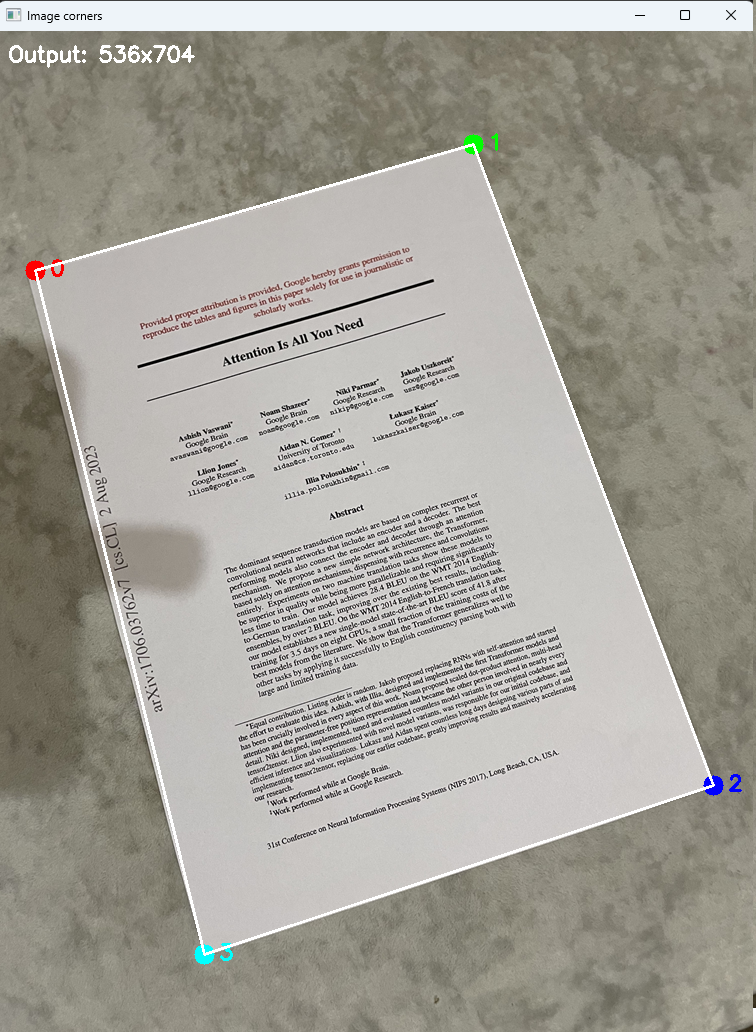
#> input picture Document handling/results/Image corners.png, 756 x 1032 px
$ python main.py
#> lines starting #> are read from the running program, lines starting #| are printed output that depends on the picture; after the words box and inside, x2 and y2 are one past the last pixel; in counts of white or black regions, pixels touching at a corner belong together
### Document handling/core/document_transformation.py
from utils.file_handler import FileHandler
from models.document import Document
from shared.constants import KERNEL, MAX_DIMENSION, DEBUG_INFO, DEBUG_IMAGE
from shared.load_library import cv
from shared.load_library import np
from shared.load_library import sys

class DocumentTransformation:

    def __init__(self, max_dimension=MAX_DIMENSION):
        self.max_dimension = max_dimension  # Максимальный размер для обработки

    def process_document(self, image_path):
        try:
            document = Document(cv.imread(image_path))
            if document.get_original_image() is None:
                return False
            elif DEBUG_INFO is True:
                print("Изображение " + image_path + " загружено!")

            # Определяем коэффициент масштабирования
            scale_factor = self._calculate_scale_factor(document.get_dimensions())
            if DEBUG_INFO is True:
                print("scale_factor = ", scale_factor)

            # Масштабируем изображение для быстрой обработки
            small_img = self._resize_image(document.get_original_image(), scale_factor)

            # Создание модели документа из уменьшенного изображения
            gray_image = cv.cvtColor(small_img, cv.COLOR_BGR2GRAY)

            # Предобработка изображения
            processed_img = self._preprocess_image(gray_image)

            # Сегментация документа на уменьшенном изображении
            mask = self._segment_document(small_img)

            # Поиск углов документа
            corners = self._find_corners(mask)
            if corners is None or len(corners) < 4:
                print("Не найдено достаточно углов для преобразования")
                return None

            # Масштабируем углы обратно к исходному размеру
            original_corners = corners / scale_factor

            # Сортировка углов для правильного преобразования
            sorted_corners = self._sort_corners(original_corners)

            # Применение перспективного преобразования к исходному изображению
            document.set_transformed_img(self._apply_perspective_transform(document.original_image, sorted_corners))

            # Сохранение результата
            return document

        except Exception as e:
            print(f"Ошибка при обработке: {str(e)}")
            return None

    def _calculate_scale_factor(self, img_shape):
        """Вычисление коэффициента масштабирования"""
        height, width = img_shape
        max_size = max(height, width)

        if max_size <= self.max_dimension:
            return 1.0

        return self.max_dimension / max_size

    def _resize_image(self, image, scale_factor):
        """Масштабирование изображения"""
        if scale_factor == 1.0:
            return image

        new_width = int(image.shape[1] * scale_factor)
        new_height = int(image.shape[0] * scale_factor)

        return cv.resize(image, (new_width, new_height), interpolation=cv.INTER_AREA)

    def _preprocess_image(self, gray_image):
        """Предобработка изображения"""
        blurred = cv.GaussianBlur(gray_image, (3, 3), 0)
        return cv.morphologyEx(blurred, cv.MORPH_CLOSE, KERNEL, iterations=2)

    def _segment_document(self, image):
        """Сегментация документа с использованием GrabCut на уменьшенном изображении"""
        mask = np.zeros(image.shape[:2], np.uint8)

        # Уменьшаем отступы для маленького изображения
        margin = max(5, min(image.shape[0], image.shape[1]) // 20)
        rectangle = [margin, margin, image.shape[1]-margin, image.shape[0]-margin]

        bgd_model = np.zeros((1,65), np.float64)
        fgd_model = np.zeros((1,65), np.float64)

        # Уменьшаем количество итераций для скорости
        cv.grabCut(image, mask, rectangle, bgd_model, fgd_model, 3, cv.GC_INIT_WITH_RECT)

        # Создание бинарной маски
        mask2 = np.where((mask==2)|(mask==0), 0, 1).astype('uint8')

        # Используем меньшие ядра для морфологических операций
        kernel = np.ones((3,3), np.uint8)
        mask2 = cv.morphologyEx(mask2, cv.MORPH_CLOSE, kernel)
        mask2 = cv.morphologyEx(mask2, cv.MORPH_OPEN, kernel)

        return mask2

    def _find_corners(self, mask):
        """Поиск углов документа на уменьшенном изображении"""
        mask_visual = mask * 255

        # Находим контуры
        contours, _ = cv.findContours(mask_visual, cv.RETR_EXTERNAL, cv.CHAIN_APPROX_SIMPLE)
        if not contours:
            return None

        # Берем самый большой контур
        largest_contour = max(contours, key=cv.contourArea)

        # Увеличиваем epsilon для упрощения контура на маленьком изображении
        epsilon = 0.03 * cv.arcLength(largest_contour, True)
        approx = cv.approxPolyDP(largest_contour, epsilon, True)

        if len(approx) >= 4:
            corners = approx.reshape(-1, 2)
            # Убедимся, что углы находятся внутри изображения
            return self._validate_corners(corners, mask.shape)
        else:
            # Используем хорошие особенности с меньшим минимальным расстоянием
            corners = cv.goodFeaturesToTrack(mask_visual, 4, 0.01, 20)
            if corners is not None:
                corners = np.int32(corners).reshape(-1, 2)
                return self._validate_corners(corners, mask.shape)
            return None

    def _validate_corners(self, corners, img_shape):
        """Проверка, что углы находятся в пределах изображения"""
        height, width = img_shape[:2]
        valid_corners = []

        for corner in corners:
            x, y = corner
            if 0 <= x < width and 0 <= y < height:
                valid_corners.append(corner)

        return np.array(valid_corners) if len(valid_corners) >= 4 else None

    def _sort_corners(self, corners):
        """Сортировка углов в порядке: верхний-левый, верхний-правый, нижний-правый, нижний-левый"""
        if len(corners) != 4:
            return corners

        corners = corners.reshape(4, 2)
        sorted_corners = np.zeros((4, 2), dtype=np.float32)

        sum_coords = corners.sum(axis=1)
        sorted_corners[0] = corners[np.argmin(sum_coords)]  # верхний-левый
        sorted_corners[2] = corners[np.argmax(sum_coords)]  # нижний-правый

        # Оставшиеся точки
        remaining = np.delete(corners, [np.argmin(sum_coords), np.argmax(sum_coords)], axis=0)

        diff = np.diff(remaining, axis=1)
        sorted_corners[1] = remaining[np.argmin(diff)]  # верхний-правый
        sorted_corners[3] = remaining[np.argmax(diff)]  # нижний-левый

        return sorted_corners

    def _apply_perspective_transform(self, image, corners):
        """Применение перспективного преобразования для выравнивания документа"""
        if len(corners) != 4:
            return image

        # Определяем размеры выходного изображения
        width = max(
            np.linalg.norm(corners[0] - corners[1]),
            np.linalg.norm(corners[2] - corners[3])
        )
        height = max(
            np.linalg.norm(corners[0] - corners[3]),
            np.linalg.norm(corners[1] - corners[2])
        )

        # Целевые точки для преобразования
        dst_points = np.float32([
            [0, 0],
            [width - 1, 0],
            [width - 1, height - 1],
            [0, height - 1]
        ])

        if DEBUG_IMAGE is True:
            # Создаем копию изображения для отладки
            debug_image = image.copy()

            # Отмечаем угловые точки на изображении
            for i, corner in enumerate(corners):
                x, y = corner.astype(int)
                # Рисуем круги разных цветов для разных углов
                colors = [(0, 0, 255), (0, 255, 0), (255, 0, 0), (255, 255, 0)]  # красный, зеленый, синий, голубой
                cv.circle(debug_image, (x, y), 20, colors[i], -1)  # закрашенные круги
                cv.putText(debug_image, str(i), (x + 15, y + 5),
                        cv.FONT_HERSHEY_SIMPLEX, 0.7, colors[i], 2)

            # Рисуем контур, соединяющий точки
            for i in range(4):
                start_point = corners[i].astype(int)
                end_point = corners[(i + 1) % 4].astype(int)
                cv.line(debug_image, tuple(start_point), tuple(end_point), (255, 255, 255), 2)

            # Показываем размеры на изображении
            cv.putText(debug_image, f'Output: {int(width)}x{int(height)}', (10, 30),
                    cv.FONT_HERSHEY_SIMPLEX, 0.7, (255, 255, 255), 2)

            cv.imshow("Image corners", debug_image)
            cv.imwrite("Image corners.png", debug_image)

        # Матрица перспективного преобразования
        M = cv.getPerspectiveTransform(corners, dst_points)

        # Применяем преобразование
        return cv.warpPerspective(image, M, (int(width), int(height)))

### Document handling/models/document.py
import cv2 as cv

class Document:
    def __init__(self, image):
        self.original_image = image
        self.height, self.width = image.shape[:2]
        self.transformed_img = None
        self.selected_text_image = None
        self.count_lines = 0
        self.count_characters = 0

    def get_original_image(self):
        return self.original_image

    def get_dimensions(self):
        return self.width, self.height

    def set_transformed_img(self, image):
        self.transformed_img = image

    def get_transformed_img(self):
        return self.transformed_img

    def set_selected_text_img(self, image, count_lines, count_characters):
        self.selected_text_image = image
        self.count_lines = count_lines
        self.count_characters = count_characters

    def get_selected_text_img(self):
        return self.selected_text_image

    def get_info_text_img(self):
        return self.count_lines, self.count_characters

### Document handling/core/text_analyzer.py
from utils.file_handler import FileHandler
from models.document import Document
from shared.constants import KERNEL, MAX_DIMENSION, DEBUG_INFO, DEBUG_IMAGE
from shared.load_library import cv
from shared.load_library import np
from shared.load_library import sys

class TextAnalyzer:

    def process_document(self, document):
        try:
            if document is None:
                print("Ошибка при загрузки документа")
                return None

            # Получаем изображение из документа
            image = document.get_transformed_img()
            if image is None:
                print("Нет изображения документа")
                return None

            # Делаем изображение черно-белым
            gray = cv.cvtColor(image, cv.COLOR_BGR2GRAY)

            # Превращаем в чисто черно-белое
            _, binary = cv.threshold(gray, 0, 255, cv.THRESH_BINARY_INV + cv.THRESH_OTSU)

            # Соединяем текст в линии (делаем строки целыми)
            horizontal_kernel = cv.getStructuringElement(cv.MORPH_RECT, (25, 1))
            connected_text = cv.morphologyEx(binary, cv.MORPH_CLOSE, horizontal_kernel)

            # Считаем белые пиксели по горизонтали
            horizontal_sum = np.sum(connected_text, axis=1)

            # Находим строки текста
            lines = self._find_text_lines(horizontal_sum)

            total_words = 0

            result_image = image.copy()

            # Обрабатываем каждую строку для поиска слов
            for i, (start, end) in enumerate(lines):
                # Рисуем зеленую рамку вокруг строки
                cv.rectangle(result_image, (0, start), (image.shape[1], end), (0, 255, 0), 2)

                # Подписываем номер строки
                cv.putText(result_image, f"Line {i+1}", (10, start + 15),
                          cv.FONT_HERSHEY_SIMPLEX, 0.5, (0, 0, 255), 1)

                # Находим слова в строке
                words_count = self._find_words_in_line(binary, start, end, result_image)
                total_words += words_count

            if DEBUG_INFO is True:
                print(f"Обработка завершена. Найдено {len(lines)} строк, {total_words} слов")

            # Отображаем промежуточные результаты только в debug режиме
            if DEBUG_IMAGE is True:
                cv.imshow("Binary", binary)
                cv.imshow("Connected Lines", connected_text)
                cv.imshow("Detected Lines", result_image)
                cv.waitKey(0)
                cv.destroyAllWindows()

            # Сохраняем результат обратно в документ
            document.set_selected_text_img(result_image, len(lines), total_words)
            return document

        except Exception as e:
            print(f"Ошибка при обработке: {str(e)}")
            return document

    def _find_text_lines(self, horizontal_sum):
        """Находит строки текста по горизонтальной проекции"""
        lines = []
        in_line = False
        line_start = 0

        if len(horizontal_sum) == 0:
            return lines

        # Определяем порог для текста
        non_zero_values = horizontal_sum[horizontal_sum > 0]
        if len(non_zero_values) == 0:
            return lines

        threshold = np.mean(non_zero_values) * 0.3

        for i, pixel_sum in enumerate(horizontal_sum):
            if pixel_sum > threshold and not in_line:
                # Начало строки
                in_line = True
                line_start = i
            elif pixel_sum <= threshold and in_line:
                # Конец строки
                in_line = False
                line_end = i

                # Добавляем строку, если она достаточно высокая
                if line_end - line_start >= 5:
                    lines.append((line_start, line_end))

        # Добавляем последнюю строку, если документ заканчивается текстом
        if in_line:
            line_end = len(horizontal_sum) - 1
            if line_end - line_start >= 5:
                lines.append((line_start, line_end))

        return lines

    def _find_words_in_line(self, binary_image, line_start, line_end, result_image):
        """Находит слова в строке"""
        words_count = 0

        # Проверяем валидность координат
        if line_start >= line_end or line_start < 0 or line_end > binary_image.shape[0]:
            return 0

        # Вырезаем область строки
        line_region = binary_image[line_start:line_end, :]

        # Считаем белые пиксели по вертикали
        vertical_sum = np.sum(line_region, axis=0)

        in_word = False
        word_start = 0

        # Порог для определения слов
        non_zero_vertical = vertical_sum[vertical_sum > 0]
        if len(non_zero_vertical) == 0:
            return 0

        word_threshold = np.mean(non_zero_vertical) * 0.5

        for j, pixel_sum in enumerate(vertical_sum):
            if pixel_sum > word_threshold and not in_word:
                # Начало слова
                in_word = True
                word_start = j
            elif pixel_sum <= word_threshold and in_word:
                # Конец слова
                in_word = False
                word_end = j

                # Если слово достаточно широкое
                if word_end - word_start > 3:
                    words_count += 1
                    # Рисуем синюю рамку вокруг слова
                    cv.rectangle(result_image,
                                (word_start, line_start),
                                (word_end, line_end),
                                (255, 0, 0), 1)

        # Обрабатываем последнее слово, если строка заканчивается текстом
        if in_word:
            word_end = len(vertical_sum) - 1
            if word_end - word_start > 3:
                words_count += 1
                cv.rectangle(result_image,
                            (word_start, line_start),
                            (word_end, line_end),
                            (255, 0, 0), 1)

        return words_count

### Document handling/utils/file_handler.py
from shared.load_library import sys
from shared.load_library import os
from shared.load_library import datetime, date
from shared.load_library import filedialog
from shared.load_library import cv
from shared.constants import FORMAT_IMAGE_FILE
from shared.constants import OUTPUT_PATH
from models.document import Document

class FileHandler:

    def select_file_path():
        """Метод для выбора изображения в файловой системе"""
        img_path = filedialog.askopenfilename(
            title="Выберите изображение",
            filetypes=[("Изображения", FORMAT_IMAGE_FILE),
            ("Все файлы", "*.*")]
        )

        if img_path is None or img_path == "":
            sys.exit("Файл не выбран")

        return img_path

    def save_image(image, copy = False):
        """Метод для сохранения изображения"""
        today = date.today()
        folder_path = OUTPUT_PATH +  datetime.now().strftime("%Y-%m-%d")
        if not os.path.exists(folder_path):
            os.makedirs(folder_path)
        img_path = folder_path + "/img_doc_" + datetime.now().strftime("%H.%M.%S")
        if copy is True:
            img_path += "copy"
        img_path += ".png"
        print(img_path)
        return cv.imwrite(img_path, image)

    def save_info_text(document):
        """Метод для сохранения информации о количестве строк и символах"""
        today = date.today()
        folder_path = OUTPUT_PATH +  datetime.now().strftime("%Y-%m-%d")
        if not os.path.exists(folder_path):
            os.makedirs(folder_path)
        txt_path = folder_path + "/info_doc_" + datetime.now().strftime("%H.%M.%S") + ".txt"
        try:
            with open(txt_path, "x", encoding="utf-8") as file:
                file.write(f"Количество строк: {document.count_lines}\n")
                file.write(f"Количество символов: {document.count_characters}\n")
            file.close()
            print(txt_path)
            return True
        except FileExistsError:
            print("Файл уже существует!")
        return False


### Document handling/main.py

from core.document_transformation import DocumentTransformation
from core.text_analyzer import TextAnalyzer
from utils.file_handler import FileHandler
from shared.constants import DEBUG_IMAGE
from shared.load_library import cv
from shared.load_library import sys

def main():
    """ Главный модуль """
    print("=== ОБРАБОТЧИК ДОКУМЕНТОВ ===")

    # Получаем путь к входному изображению
    img_path = FileHandler.select_file_path()
#> the answer given: results/Image corners.png

    # Обнаружение и трансформация документа
    transform = DocumentTransformation()
    result = transform.process_document(img_path)
#> in __init__, self.original_image is the input picture: shape (1032, 756, 3); mean B, G, R 151.4, 159.9, 162.7
#> in _calculate_scale_factor, `height, width = img_shape`: height = 756; width = 1032
#> in process_document, `scale_factor = self._calculate_scale_factor(document.get_dimensions())`: scale_factor = 0.969
#> in _resize_image, `new_width = int(image.shape[1] * scale_factor)`: new_width = 732
#> in _resize_image, `new_height = int(image.shape[0] * scale_factor)`: new_height = 1000
#> in _preprocess_image, `return cv.morphologyEx(blurred, cv.MORPH_CLOSE, KERNEL, iterations=2)`:
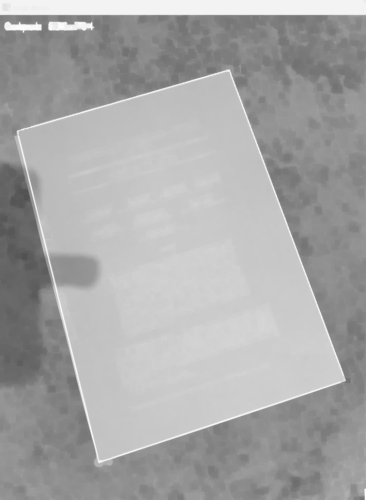
#> returned value: shape (1000, 732) (shown at 1/2 size); min 81, max 255, mean 166.6
#> in process_document, `mask = self._segment_document(small_img)`:
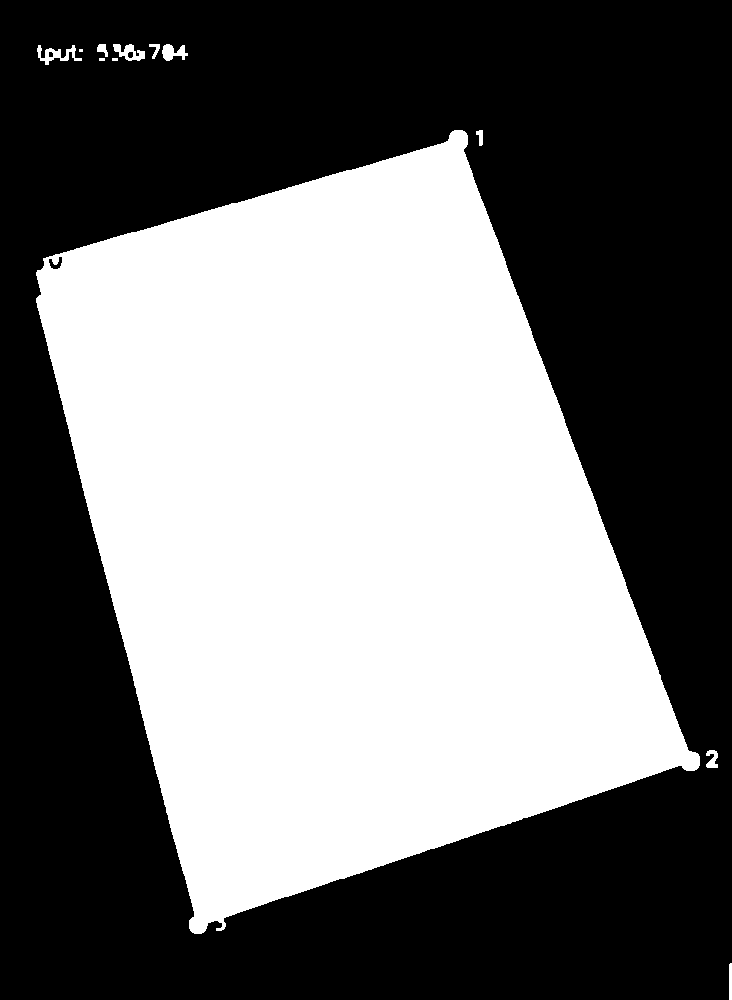
#> mask: shape (1000, 732); values 0 (black) and 1 (white), 45.1% white; 12 white regions (3 under 20 px), largest, box (x1, y1, x2, y2) and area: (36, 130, 700, 934) 329026, (37, 45, 82, 65) 354, (113, 44, 145, 61) 290
#> in _find_corners, `contours, _ = cv.findContours(mask_visual, cv.RETR_EXTERNAL, cv.CHAIN_..`: contours = 12 contours, 3 with area under 20; largest, box (x1, y1, x2, y2) and area: (36, 130, 700, 934) 327962, (37, 45, 82, 65) 286, (113, 44, 145, 61) 262, (162, 44, 188, 61) 222, (706, 750, 718, 768) 114
#> (the rest of the program and of its run is left out)
